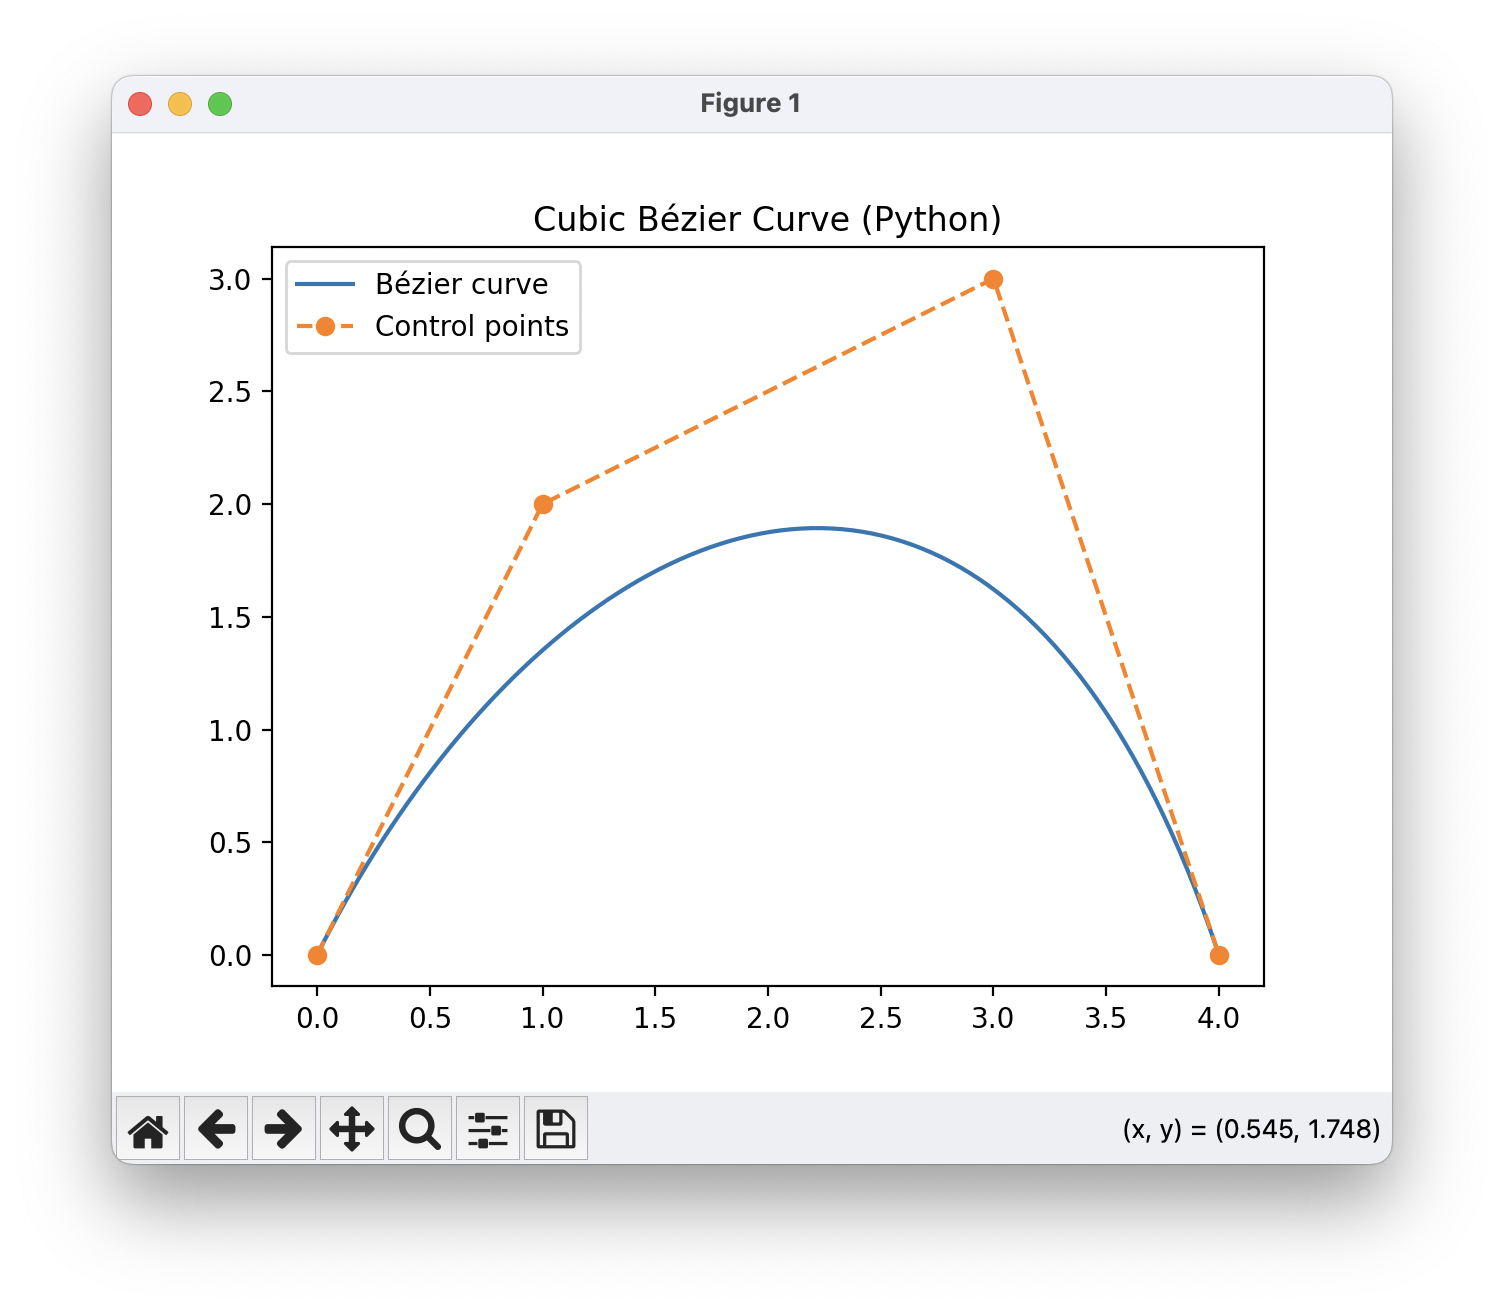

Write the Python code that produced this figure.
import numpy as np
import matplotlib.pyplot as plt

# 1) Define four control‑points (P0..P3)
P = np.array([
    [0.0, 0.0],   # P0 (start)
    [1.0, 2.0],   # P1
    [3.0, 3.0],   # P2
    [4.0, 0.0],   # P3 (end)
])

# 2) Parameter t runs from 0→1
t = np.linspace(0, 1, 200)

# 3) Cubic Bézier formula, component‑wise
def bezier(coord, t):
    return (
        (1 - t) ** 3 * coord[0]
      + 3 * (1 - t) ** 2 * t * coord[1]
      + 3 * (1 - t) * t ** 2 * coord[2]
      + t ** 3 * coord[3]
    )

# 4) Compute x(t) and y(t)
x = bezier(P[:, 0], t)
y = bezier(P[:, 1], t)

# 5) Plot curve + control polygon
plt.figure()
plt.plot(x, y, label="Bézier curve")
plt.plot(P[:, 0], P[:, 1], "--o", label="Control points")
plt.title("Cubic Bézier Curve (Python)")
plt.legend()
plt.axis("equal")
plt.show()
